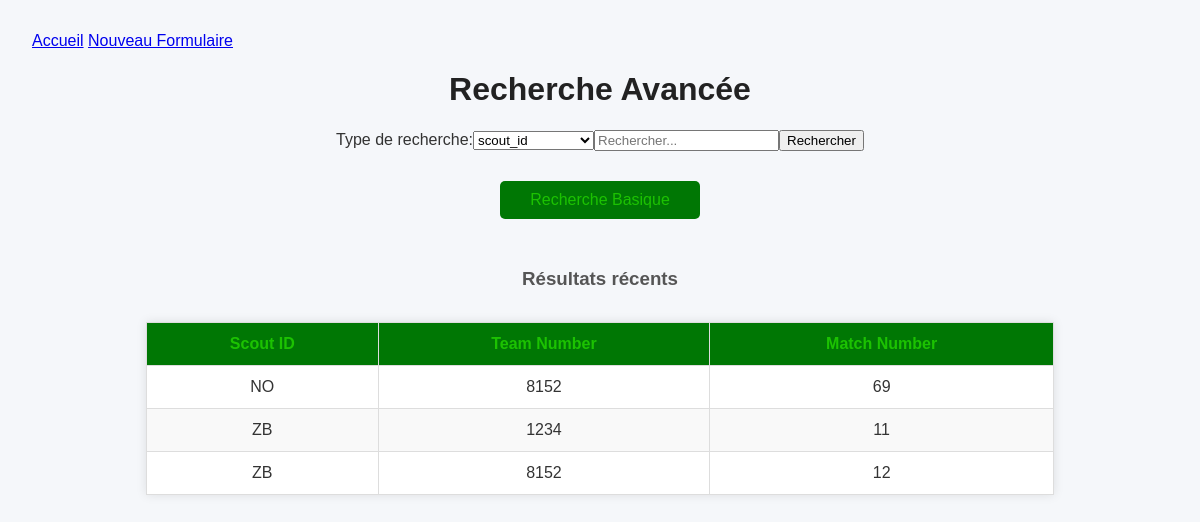
The app's page /advanced_results, older data.
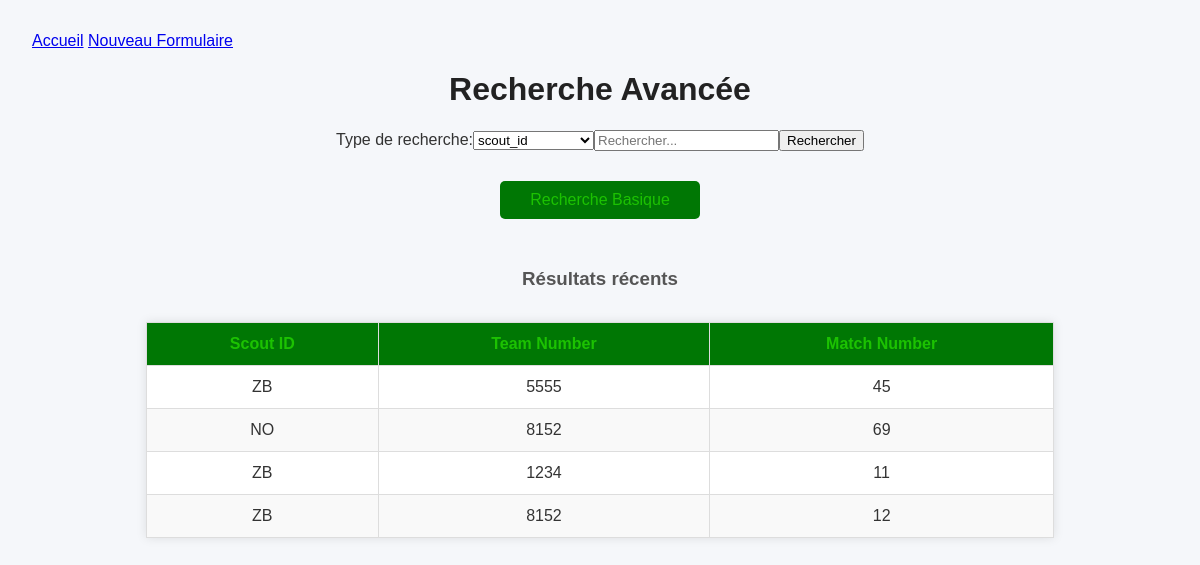
The same page, newer data.
### tables this page shows
CREATE TABLE scouting_data (scout_data_id INTEGER PRIMARY KEY AUTOINCREMENT, match_id INTEGER, team_id INTEGER, scout_id INTEGER, auto_points INTEGER DEFAULT 0, teleop_points INTEGER DEFAULT 0, endgame_points INTEGER DEFAULT 0, penalties INTEGER DEFAULT 0, robot_status TEXT CHECK (robot_status IN ('working', 'damaged', 'disabled')), notes TEXT, timestamp TEXT DEFAULT (datetime('now')));

### webserver.py (the view)
@app.route('/advanced_results', methods=['GET', 'POST'])
def advanced_results(table='scouting_data'):
    columns = constants.all_scouting_data_columns
    data = database_manager.get_recent_data(table, 'scout_data_id', columns)
    search_types = constants.advanced_search_types
    return render_template('RDBMS_Templates/advanced_results.html', data=data, search_message='Résultats récents', search_types=search_types, columns=columns)

### database_manager.py (called while the page is built)
def get_connection():
    conn=sqlite3.connect(DB_NAME)
    conn.execute("PRAGMA foreign_keys = ON;")
    return conn

def get_recent_data(table, table_id, columns, limit=10):
    conn = get_connection()
    conn.row_factory = sqlite3.Row
    cursor = conn.cursor()
    if isinstance(columns, list):
        cursor.execute('SELECT {} FROM {} ORDER BY {} DESC'.format(', '.join(columns), table, table_id))
    elif isinstance(columns, str):
        cursor.execute('SELECT {} FROM {} ORDER BY {} DESC'.format(columns, table, table_id))
    else:
        cursor.execute('SELECT * FROM {} ORDER BY {} DESC'.format(table, table_id))
    rows = cursor.fetchmany(limit)
    conn.close()
    return rows

### templates/RDBMS_Templates/advanced_results.html (shortened to what this page needs)
<!DOCTYPE html>
<html>
    <head>
        <link rel="stylesheet" href="{{ url_for('static', filename='style/results.css') }}">
        <a href="/">Accueil</a>
        <a href="/scout_form">Nouveau Formulaire</a>
    </head>
    <body>
        <h1>Recherche Avancée</h1>
        <form method="POST" action="/advanced_search">
            <div class="search-bar-container">
                <div class="search-bar">
                    <label for="searchType">Type de recherche:</label>
                    <select id="searchType" name="searchType">
                        {% for s in search_types %}
                            <option value="{{ s.value }}">{{ s.value }}</option>
                        {% endfor %}
                    </select>
                    <input type="text" name="query" placeholder="Rechercher..." required>
                    <button type="submit">Rechercher</button>
                </div>
                <div class="advanced_search">
                    <a href="/basic_results">Recherche Basique</a>
                </div>
            </div>
        </form>
        <h3>{{ search_message }}</h3>
        <div class="scrollable-table-container">
            <table>
                <thead>
                    <tr>
                        <th>{{search_types[0].label}}</th>
                        <th>{{search_types[1].label}}</th>
                        <th>{{search_types[2].label}}</th>
                </tr>
                </thead>
                <tbody>
                    {% for row in data %}
                    <tr class="result-row" id="row-{{ row[columns[0]] }}">
                            <td class="{{search_types[0].label}}">{{ row[columns[1]] }}</td>
                            <td class="{{search_types[1].label}}">{{ row[columns[2]] }}</td>
                            <td class="{{search_types[2].label}}">{{ row[columns[3]] }}</td>
                        </tr>
                    {% endfor %}
                </tbody>
            </table>
        </div>
    </body>
</html>

Row changes from the older to the newer data that the page shows:
added scouting_data: scout "ZB", team "5555", match "45"
